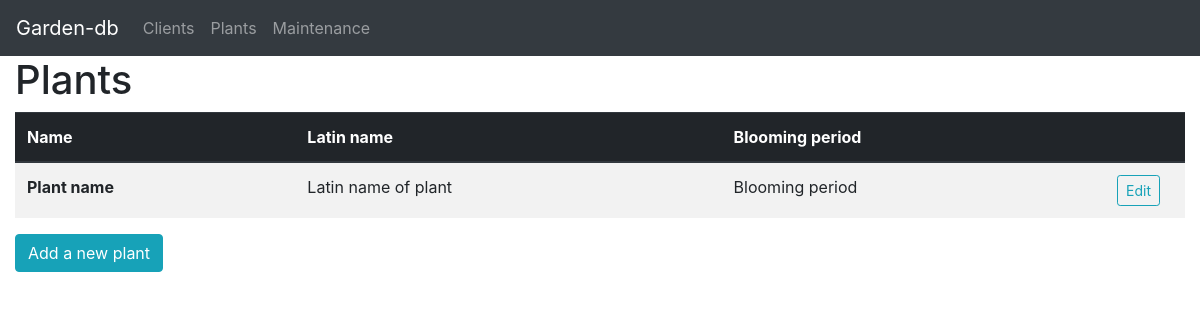
/plants, run on an earlier commit of the app's database.
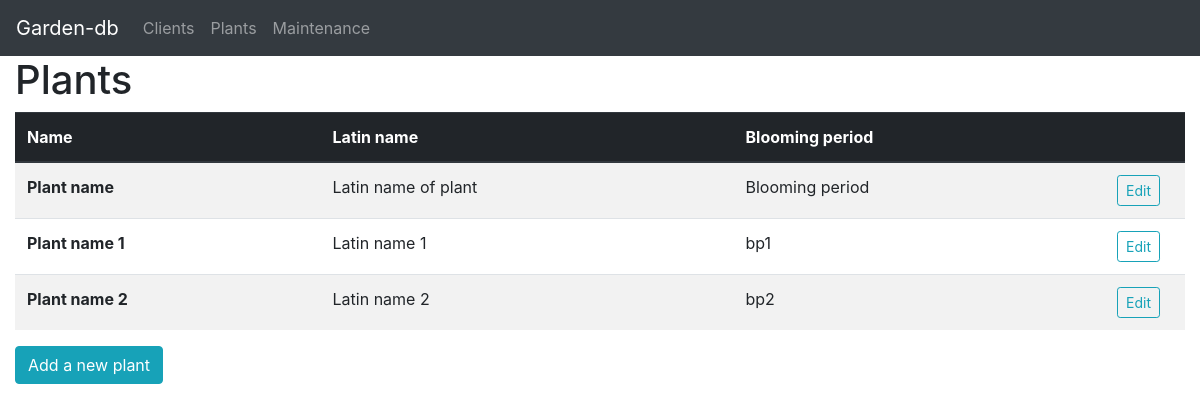
And on a later commit of the database.
### tables this page shows
CREATE TABLE plants (pid INTEGER PRIMARY KEY, name TEXT, latin_name TEXT UNIQUE, blooming_period TEXT);

### app.py (the view)
@app.route("/plants", methods=["GET", "POST"])
def plants():
    if request.method == "POST":
        plant = dbc.Plant(request.form["name"],
                          request.form["latin-name"],
                          request.form["blooming-period"])
        dbc.insert_plant(plant)
    return render_template("plants.html", p_data=dbc.load_sql_plant_data())

### dbc/__init__.py (called while the page is built)
def select_plants(pid=None):
    with DBConnection() as c:
        if pid is not None:
            c.execute("SELECT * FROM plants WHERE pid=?", (pid,))
        else:
            c.execute("SELECT * FROM plants")
        return c.cur.fetchall()

def load_sql_plant_data(pid=None):
    return [Plant(row[1], row[2], row[3], row[0]) for row in select_plants(pid)]

    def __exit__(self, *args):
        self.con.commit()
        self.con.close()
        self.con = None
        self.cur = None

    def execute(self, *args):
        self.cur.execute(*args)

### templates/plants.html (shortened to what this page needs)
{% extends "page.html" %}
{% set title = "Plants" %}
{% set pagetype = "plant" %}
{% block thead %}
<th scope="col">Name</th>
<th scope="col">Latin name</th>
<th scope="col">Blooming period</th>
<th scope="col" style="width: 80px"></th>
{% endblock %}
{% block tbody %}
{% for plant in p_data %}
<tr>
    <th scope="row">{{ plant.name }}</th>
    <td>{{ plant.latin_name }}</td>
    <td>{{ plant.blooming_period }}</td>
    <td><button type="button" class="btn btn-outline-info btn-sm" id="edit-plant-{{ plant.id }}">Edit</button></td>
</tr>
{% endfor %}
{% endblock %}

### templates/page.html (shortened to what this page needs)
{% extends "base.html" %}
{% if pagetype is not defined %}{% set pagetype = "(page type error)" %}{% endif %}
{% block body %}
<nav class="navbar navbar-expand-md navbar-dark bg-dark">
    <span class="navbar-brand">Garden-db</span>
    <div class="collapse navbar-collapse">
        <div class="navbar-nav">
            <a class="nav-item nav-link" href="{{ url_for('clients') }}">Clients</a>
            <a class="nav-item nav-link" href="{{ url_for('plants') }}">Plants</a>
            <a class="nav-item nav-link" href="{{ url_for('jobs') }}">Maintenance</a>
        </div>
    </div>
</nav>
<div class="container-fluid">
    <header class="row">
        <div class="col">
            <h1>{% if title %}{{ title }}{% else %}Untitled page{% endif %}</h1>
        </div>
    </header>
    <table class="table table-striped">
        <thead class="thead-dark">
            {% block thead %}
            {% endblock %}
        </thead>
        <tbody>
            {% block tbody %}
            {% endblock %}
        </tbody>
    </table>
    <button type="button" id="popup-btn" class="btn btn-info" data-toggle="modal" data-target="#popup-div">
        Add a new {{ pagetype }}
    </button>
</div>
{% endblock %}

### templates/base.html (shortened to what this page needs)
<!doctype html>
<html lang="en">
<head>
    <link rel="stylesheet" href="https://stackpath.bootstrapcdn.com/bootstrap/4.1.3/css/bootstrap.min.css">
</head>
<body>
    {% block body %}{% endblock %}
    <script src="https://stackpath.bootstrapcdn.com/bootstrap/4.1.3/js/bootstrap.min.js"></script></body>
</html>

What changed in the data, as far as the page shows it:
added plants: name "Plant name 1", latin_name "Latin name 1", blooming_period "bp1"
added plants: name "Plant name 2", latin_name "Latin name 2", blooming_period "bp2"
